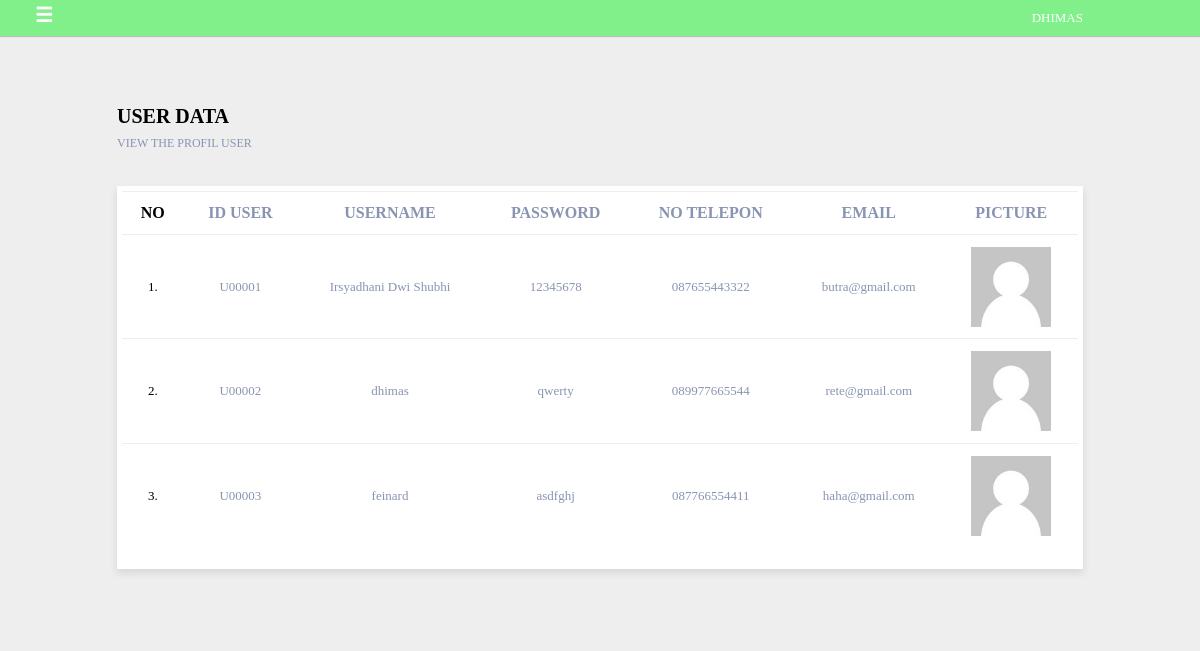
The page /discover_jatim/admin/index.php?p=user (signed in) on the database as committed earlier.
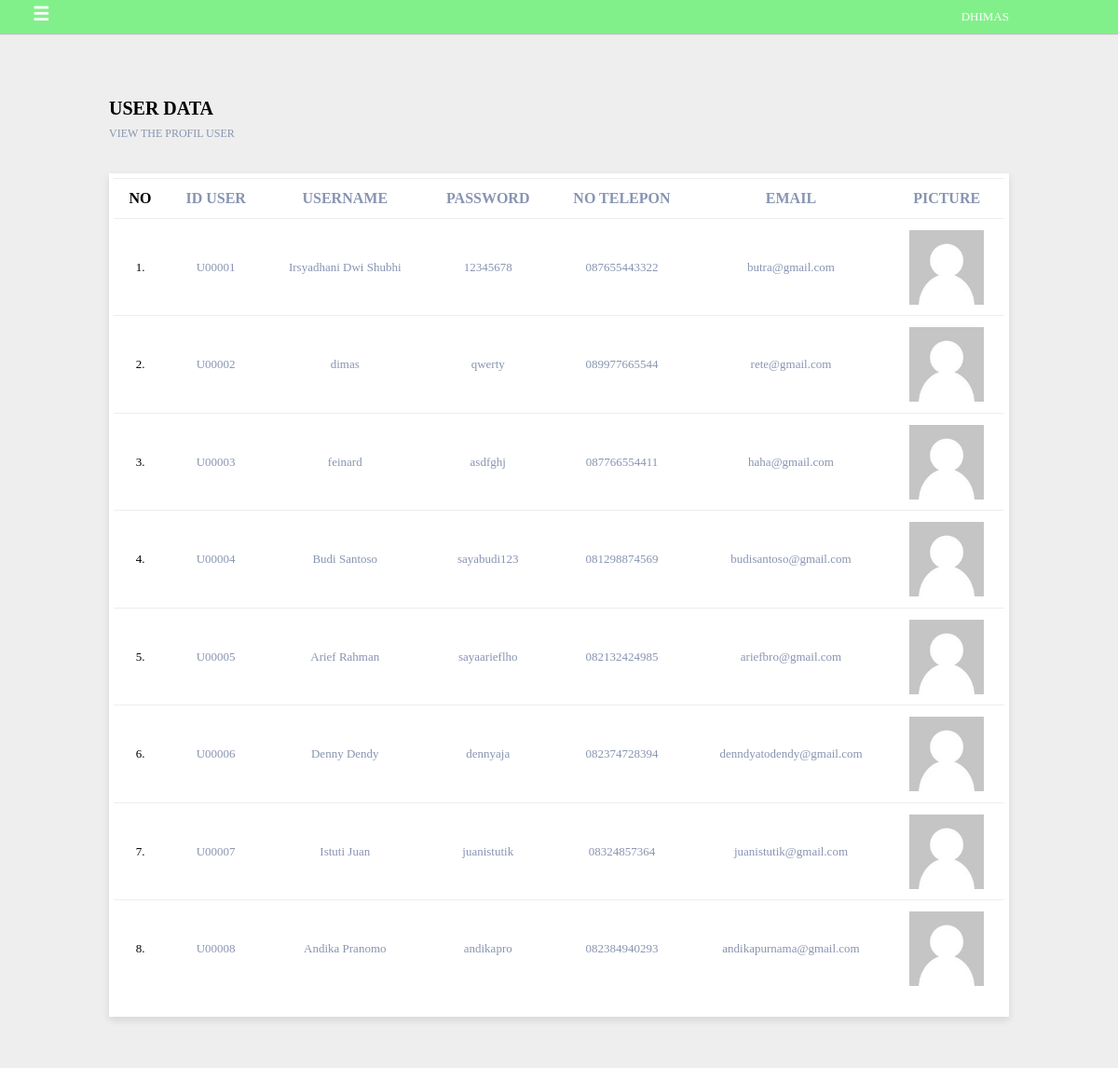
The same page on the database as committed later.
### tables this page shows
CREATE TABLE `pengguna` (
  `id_pengguna` char(6) NOT NULL,
  `nama_pengguna` varchar(25) NOT NULL,
  `kata_sandi` varchar(12) NOT NULL,
  `no_telp` varchar(15) NOT NULL,
  `email` varchar(30) NOT NULL,
  `foto_pengguna` varchar(100) NOT NULL
);

### discover_jatim/admin/modules_backend/user.php (the view, shortened to what this page needs)
<?php
	if(@$_SESSION['administrator'] ==""){
		echo"
			<script>
				window.location.href='index.php';
			</script>
		";
		}else{
?>
	<div class="container" id="content_sidebar">
		<div class="row">
			<div class="col-12">
				<div class="trash_content">
				</div>
			</div>
		</div>
		<div class="row">
			<div class="col-6">
				<div class="title-content">
					<strong>USER DATA</strong>
					<small class="small-title-content">VIEW THE PROFIL USER</small>
				</div>
			</div>
		</div>
		<div class="row">
			<div class="col-12">
				<div class="wishlist">
					<table class="table table-hover">
						<thead>
							<tr>
								<th style="color:#000;">NO</th>
								<th>ID USER</th>
								<th>USERNAME</th>
								<th>PASSWORD</th>
								<th>NO TELEPON</th>
								<th>EMAIL</th>
								<th>PICTURE</th>
						</thead>
						<tbody>
							<?php
								$no = 1;
								$sql = $db->prepare("SELECT * FROM pengguna");
								$sql->execute();
								while($hasil = $sql->fetch(PDO::FETCH_ASSOC)){
									$path = "../resources/images/profil_user/";
							?>
								<tr>
									<td style="color:#000;"><?php echo $no; ?>.</td>
									<td><?php echo @$hasil['id_pengguna']; ?></td>
									<td><?php echo @$hasil['nama_pengguna']; ?></td>
									<td><?php echo @$hasil['kata_sandi']; ?></td>
									<td><?php echo @$hasil['no_telp']; ?></td>
									<td><?php echo @$hasil['email']; ?></td>
									<?php if(file_exists($path.$hasil['foto_pengguna'])){ ?>
										<td class="user_profil_admin"><img src="<?php echo $path.@$hasil['foto_pengguna']; ?>" /></td>
									<?php }else{ ?>
										<td><img src="<?php echo $path."empty.png" ?>" width="80" height="80" /></td>
									<?php } ?>
								<tr>
							<?php
								$no = $no +1;
								}
							?>
						</tbody>
					</table>
				</div>
			</div>
		</div>
	</div>
		<?php } ?>

### discover_jatim/admin/modules_backend/header.php (shortened to what this page needs)
<?php include("../database.php");?>
<html>
<head>
	<link rel="stylesheet" type="text/css" href="../includes/backend/css/style.css">
</head>
<body>
	<header class="large">
		<div class="top-menu">
			<div class="container">
				<div class="row">
					<div class="col-12">
						<li class="menu-right">
							<?php if(@$_SESSION['administrator'] !=""){ ?>
							<?php
								$sql = $db->prepare ("SELECT id_admin, administrator, password, foto_admin FROM admin WHERE administrator = '$_SESSION[administrator]'");
								$sql->execute();
								$hasil = $sql->fetch(PDO::FETCH_ASSOC)
							?>
							<a class="focus_account"><?php echo @$hasil['administrator'];?>
							</a>
							<?php }else{ ?>
								<a href="index.php">ADMIN</a>
							<?php } ?>
						</li>
					</div>
				</div>
			</div>
		</div>
	</header>
	<?php if(@$_SESSION['administrator'] !="" && @$_GET['p'] !="") {?>
		<label for="sidebar" class="open_side">
			&#9776;
		</label>
	<?php } ?>

### discover_jatim/admin/index.php
<?php include ("modules_backend/"."header.php");?>
	<?php
		if(@$_GET ['p'] !=""){
			include ("modules_backend/".$_GET['p'].".php");
		}else{
			include ("modules_backend/"."home.php");
		}
	?>

### discover_jatim/includes/backend/css/style.css (style rules this page uses)
* { font-family:Lucida Sans; margin:0; padding:0; box-sizing:border-box; }
div { display:block; }
body { width:100%; height:auto; background-color:#eee; }
.container { padding-right:87px; padding-left:87px; margin-left:auto; margin-right:auto; }
.row { margin-left:15px;margin-right:15px; }
.container:before, .container:after, .row:before, .row:after { content:" ";display:table; }
.container:after,.row:after { clear:both; }
.col-6 { width:50%; }
.col-12 { width:100%; }
.col-1, .col-2, .col-3, .col-4, .col-5, .col-6, .col-7, .col-8, .col-9, .col-10, .col-11, .col-12 { min-height:1; position:relative; padding-left:15px; padding-right:15px; float:left; }
header { box-shadow:0 1px 1px 0 rgba(0,0,0,0.2); display:block; position:fixed; top:0; left:0; right:0; z-index:9; }
header.small, header.large, header.large .top-menu, header.large .top-menu2, header.large .top-menu2 nav.nav, header.large .top-menu2 nav.nav li, header.large .top-menu2 nav.nav ul, header.large .top-menu2 nav.nav a, header.large .top-menu2, header.small .nav a, header.small .nav, header.small .top-menu2, header, header.small .circle-cart, header.small .cart-icon, header.small input.ani { transition:all 0.3s ease-in-out; }
.top-menu { background-color:#82f08a; color:#fff; font-size:13px; padding:10px 0px; position:relative; }
.top-menu li { list-style:none; float:left; }
.top-menu a { text-decoration:none; color:#ccc; transition:all 0.3s ease-in-out; }
li.menu-right { float:right; }
.trash_content { padding:25px 0; }
strong { display:block; }
.title-content { margin-top:55px; margin-bottom:35px; font-size:20px; }
small.small-title-content { display:block; font-size:12px; color:#8894b1; margin-top:8px; }
* { padding:0; margin:0; }
.wishlist { padding:5px; margin-bottom:55px; background-color:#fff; box-shadow:0 4px 8px 0 rgba(0,0,0,0.1); }
.wishlist tr td { word-wrap:break-word; }
table { border-collapse:collapse; }
.table { margin-bottom:1rem; width:100%; }
.table th, .table td { border-top:1px solid #eceeef; padding:0.75rem; }
.table thead th { font-weight:900; color:#8894b1; border-bottom:solid #eceef 2px; }
.table-hover tbody tr { text-align:center; font-size:13px; color:#8894b1; }
.focus_account { text-transform:uppercase; color:#fff !important; }
.user_profil_admin img { width:80px; height:80px; }
.open_side { position:fixed; z-index:999; color:#fff; top:3; font-size:20px; font-weight:bold; left:35; transition:all 0.3s ease-in-out; opacity:1; }
#content_sidebar { margin-left:0px;transition:all 0.3s ease-in-out; }

Rows that differ between the two databases and show on the page:
changed pengguna "qwerty": nama_pengguna "dhimas" → "dimas"
added pengguna: id_pengguna "U00004", nama_pengguna "Budi Santoso", kata_sandi "sayabudi123", no_telp "081298874569", email "budisantoso@gmail.com", foto_pengguna (placeholder picture)
added pengguna: id_pengguna "U00005", nama_pengguna "Arief Rahman", kata_sandi "sayaarieflho", no_telp "082132424985", email "ariefbro@gmail.com", foto_pengguna (placeholder picture)
added pengguna: id_pengguna "U00006", nama_pengguna "Denny Dendy", kata_sandi "dennyaja", no_telp "082374728394", email "denndyatodendy@gmail.com", foto_pengguna (placeholder picture)
added pengguna: id_pengguna "U00007", nama_pengguna "Istuti Juan", kata_sandi "juanistutik", no_telp "08324857364", email "juanistutik@gmail.com", foto_pengguna (placeholder picture)
added pengguna: id_pengguna "U00008", nama_pengguna "Andika Pranomo", kata_sandi "andikapro", no_telp "082384940293", email "andikapurnama@gmail.com"
